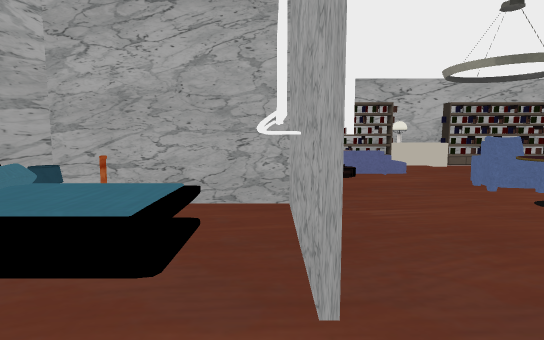
view 1 (above)

16 first-person views from a walk through a scene from a Unity 3-D project. The camera is 1.5 m above the floor, tilts 6° down and sees 80° across. The floor is counted in squares, 1 m on a side. Each view is taken from the middle of a square. On the plan, view 1 faces up. The plan holds only what a view shows up to about 15 squares ahead; the rest is blank. The place goes on beyond the plan. The player character is not drawn. Some animated figures are left out. Some surface patterns are stand-ins.

view 2
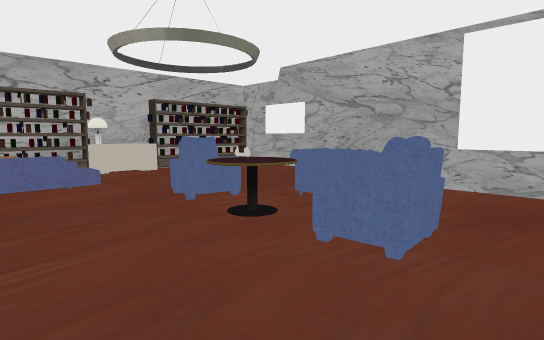

view 3
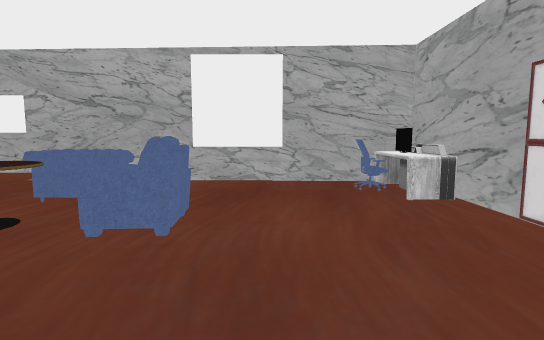

view 4
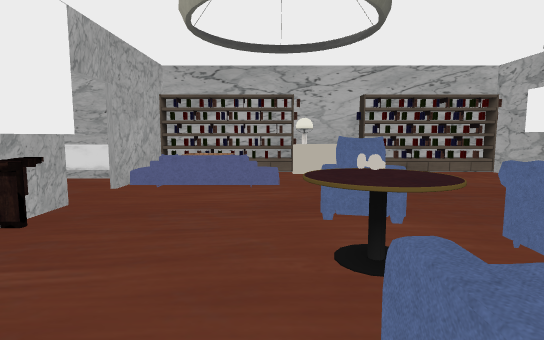

view 5
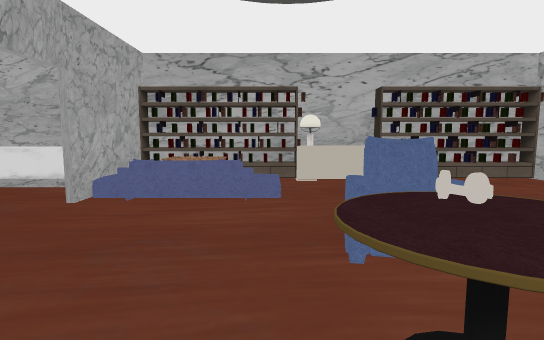

view 6
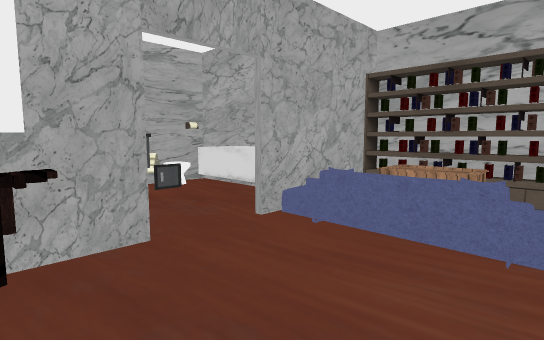

view 7
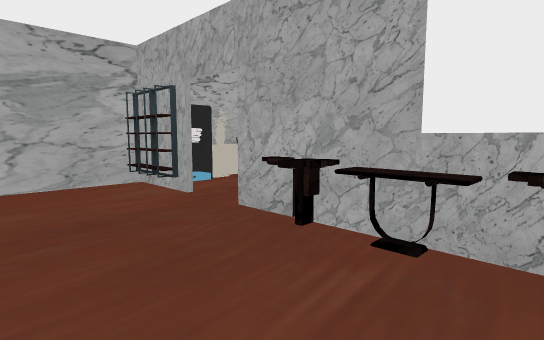

view 8
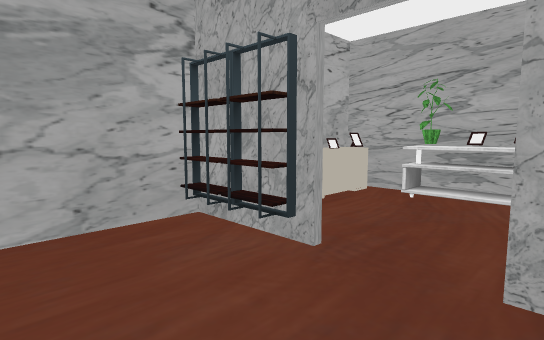

view 9
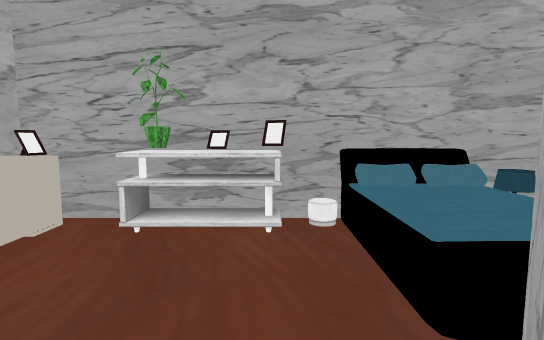

view 10
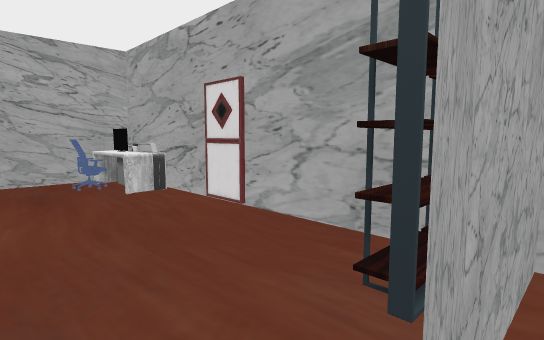

view 11
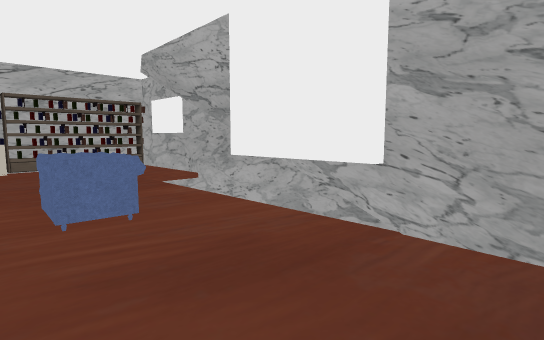

view 12
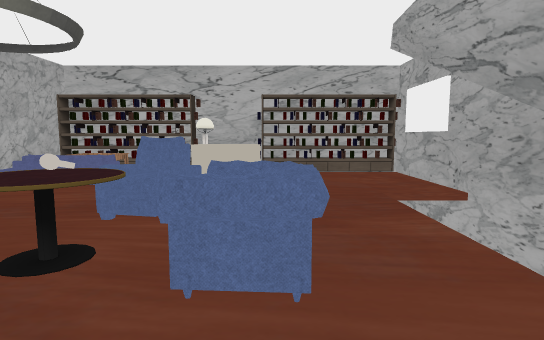

view 13
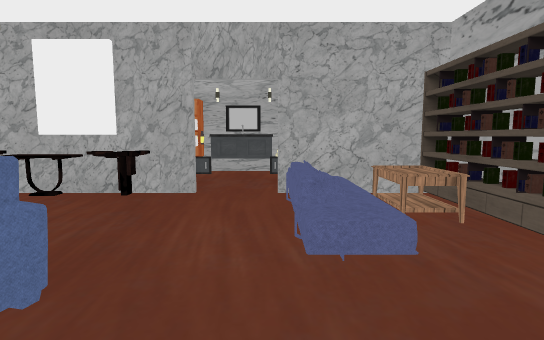

view 14
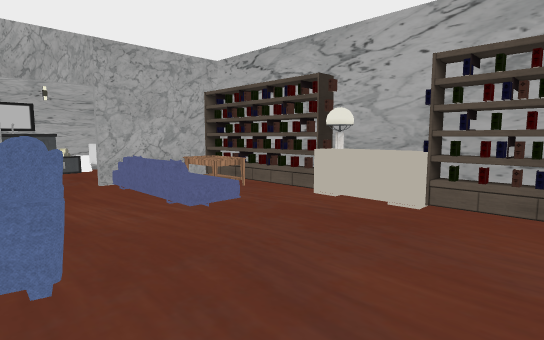

view 15
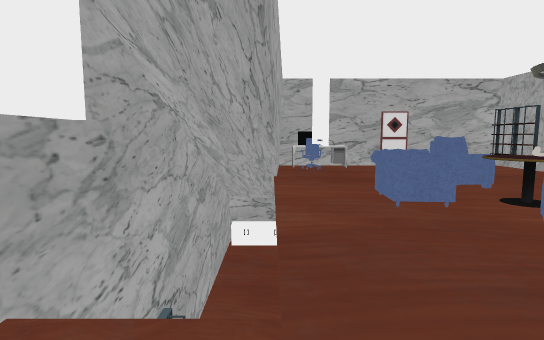

view 16
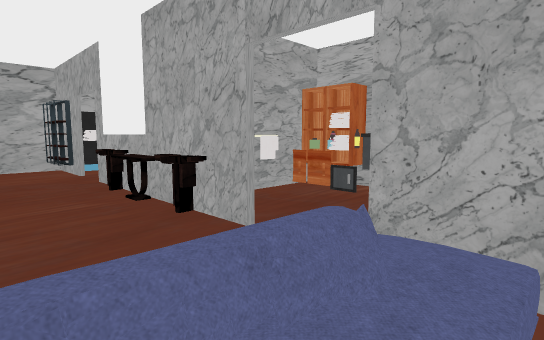

### Floor plan
Key: @ floor where view 1 was taken; # wall or solid block; . floor; / step, stairs or slope; v drop or lower ground; A armchair; C cabinet; T table; L lamp; B bed; N console; K bookshelf; H thing the floor can be seen under or through; U bathtub; W wardrobe; P plant; O other object.
Columns run from 5 left of view 1 to 14 right of it. Each row starts with its distance up from view 1.
 17      ###############
 16      #KKKKKLOOKKKKK#
 15 #######TT..........#
 14 # UUUU#TT//........#
 13 #OUUU #  //........#
 12 #O.....v...........#
 11 #O...............vv#
 10 #O.........AA....v #
  9 ##...#N....AA....v #
  8 #CC..#N#...TA....v #
  7 ######N#..TTTAA..v #
  6 #L...#N....TTAA..v #
  5 #BBBBON....AA....#v#
  4 #BBBBON....AA..H.###
  3 #BBB..#........H.##
  2 ##.............H.#
  1 #O...............#
  0 #P...@K..........#
 -1 #...##K.......TAA#
 -2 #OOOWWK.......TOT#
 -3 ##################

Positions as (right, up) in squares from view 1, and headings:
1: (0, 0), facing up
2: (2, 2), facing up-right
3: (1, 2), facing right
4: (5, 3), facing up
5: (5, 5), facing up
6: (5, 8), facing up-left
7: (5, 8), facing down-left
8: (4, 3), facing down-left
9: (1, 2), facing left
10: (0, 2), facing down-right
11: (7, 0), facing up-right
12: (9, 3), facing up
13: (9, 12), facing left
14: (11, 9), facing up-left
15: (12, 14), facing down
16: (4, 14), facing down-left
